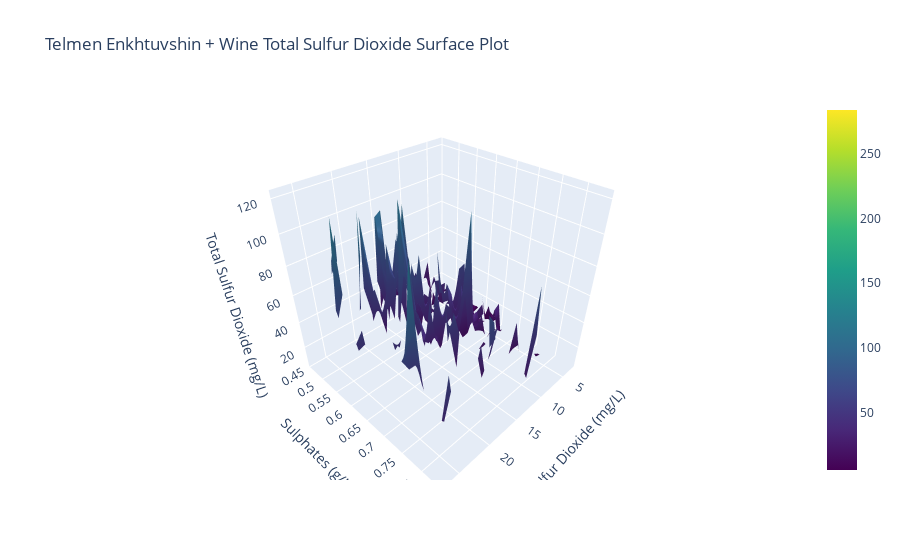

Source (notebook cell):
### Markdown cell above
### This interactive scatter plot indicates the White Wine quality with extended interactivity to view from multiple angles. Just like the red wine quality, we can see that the three variable's relationship persists too. The lower the Volatile Acidity and higher the alcohol percentage, the higher the wine quality will be.

### Code cell
import numpy as np

# Round values to reduce uniqueness (optional for plotting surface)
# df_red["volatile acidity"] = df_red["volatile acidity"].round(2)
# df_red["sulphates"] = df_red["sulphates"].round(2)

# Create a pivot table to form a grid for surface plot
pivot = df_red.pivot_table(values='total sulfur dioxide',
                       index='sulphates',
                       columns='free sulfur dioxide',
                       aggfunc='mean')  # Use mean quality for duplicate pairs

# Get X, Y, Z values for the surface
x = pivot.columns.values  # volatile acidity
y = pivot.index.values    # sulphates
z = pivot.values          # quality

# Create 3D surface plot
fig = go.Figure(data=[go.Surface(z=z, x=x, y=y, colorscale='Viridis')])

fig.update_layout(title='Telmen Enkhtuvshin + Wine Total Sulfur Dioxide Surface Plot',
                  scene=dict(
                      xaxis_title='Free Sulfur Dioxide (mg/L)',
                      yaxis_title='Sulphates (g/L)',
                      zaxis_title='Total Sulfur Dioxide (mg/L)'
                  ))

fig.show()

# Save the plot as an image file
fig.write_image('Telmen_Enkhtuvshin+3DSurface_plot.png', scale=2)  # PNG

### Figure 1 — Plotly figure (JSON) as saved in the notebook; plotly's stock layout.template omitted (floating-point values rounded to 4 significant figures; data arrays with more than 128 entries replaced by an {"elided": "..."} marker saying what was removed)
{"data": [{"colorscale": [[0, "#440154"], [0.1111, "#482878"], [0.2222, "#3e4989"], [0.3333, "#31688e"], [0.4444, "#26828e"], [0.5556, "#1f9e89"], [0.6667, "#35b779"], [0.7778, "#6ece58"], [0.8889, "#b5de2b"], [1, "#fde725"]], "type": "surface", "x": [1, 2, 3, 4, 5, 5.5, 6, 7, 8, 9, 10, 11, 12, 13, 14, 15, 16, 17, 18, 19, 20, 21, 22, 23, 24, 25, 26, 27, 28, 29, 30, 31, 32, 33, 34, 35, 36, 37, 37.5, 38, 39, 40, 40.5, 41, 42, 43, 45, 46, 47, 48, 50, 51, 52, 53, 54, 55, 57, 66, 68, 72], "y": [0.33, 0.37, 0.39, 0.4, 0.42, 0.43, 0.44, 0.45, 0.46, 0.47, 0.48, 0.49, 0.5, 0.51, 0.52, 0.53, 0.54, 0.55, 0.56, 0.57, 0.58, 0.59, 0.6, 0.61, 0.62, 0.63, 0.64, 0.65, 0.66, 0.67, 0.68, 0.69, 0.7, 0.71, 0.72, 0.73, 0.74, 0.75, 0.76, 0.77, 0.78, 0.79, 0.8, 0.81, 0.82, 0.83, 0.84, 0.85, 0.86, 0.87, 0.88, 0.89, 0.9, 0.91, 0.92, 0.93, 0.94, 0.95, 0.96, 0.97, 0.98, 0.99, 1, 1.01, 1.02, 1.03, 1.04, 1.05, 1.06, 1.07, 1.08, 1.09, 1.1, 1.11, 1.12, 1.13, 1.14, 1.15, 1.16, 1.17, 1.18, 1.2, 1.22, 1.26, 1.28, 1.31, 1.33, 1.34, 1.36, 1.56, 1.59, 1.61, 1.62, 1.95, 1.98, 2], "z": {"elided": "96x60 float values"}}], "layout": {"scene": {"xaxis": {"title": {"text": "Free Sulfur Dioxide (mg/L)"}}, "yaxis": {"title": {"text": "Sulphates (g/L)"}}, "zaxis": {"title": {"text": "Total Sulfur Dioxide (mg/L)"}}}, "title": {"text": "Telmen Enkhtuvshin + Wine Total Sulfur Dioxide Surface Plot"}}}
